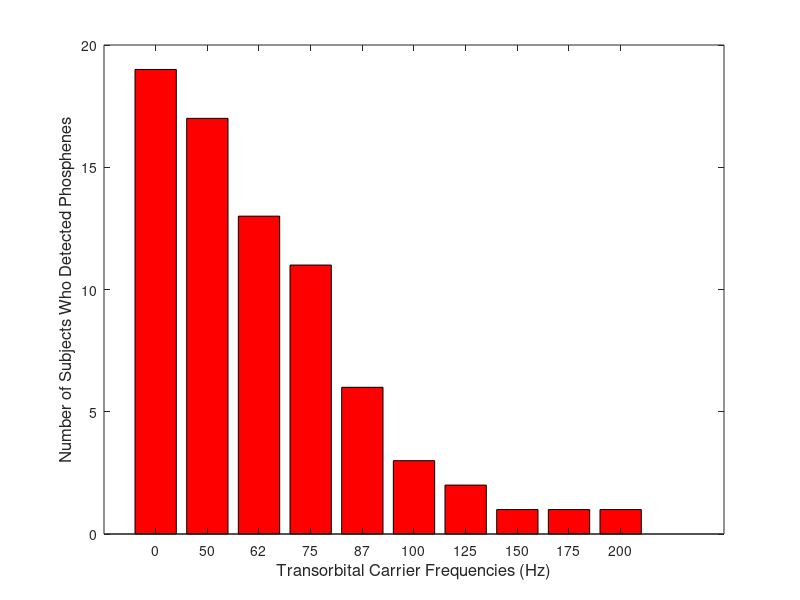

Recreate this plot in MATLAB.
clear
clc
close all

figure
x = [1 2 3 4 5 6 7 8 9 10];
vals = [19 17 13 11 6 3 2 1 1 1];
b = bar(x,vals, 'r');
set(gca,'xticklabel',{'0','50','62', '75', '87', '100', '125', '150', '175', '200'})

xlabel('Transorbital Carrier Frequencies (Hz)','FontSize',12)
ylabel('Number of Subjects Who Detected Phosphenes','FontSize',12)